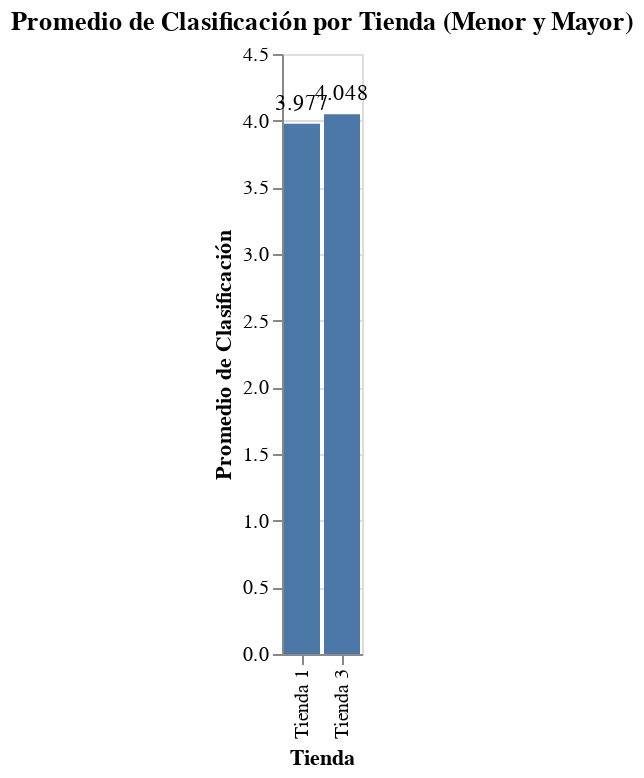

Notebook source saved alongside this figure:
### Code cell
# prompt: crear diagrama interativo, para graficar los siguientes datos, promedio de clasificacion, El menor promedio de clasificacion:  Tienda 1 con  3.976685036032217, El mayor promedio de clasificacion: Tienda 3 con 4.048325561678677, incluir en el diagrama los valores y el nombre de la tienda

!pip install altair

import altair as alt

# Data for the interactive chart
data = pd.DataFrame({
    'Tienda': ['Tienda 1', 'Tienda 3'],
    'Promedio_Clasificacion': [3.976685036032217, 4.048325561678677]
})

# Create the interactive bar chart
chart = alt.Chart(data).mark_bar().encode(
    x=alt.X('Tienda:N', title='Tienda'),
    y=alt.Y('Promedio_Clasificacion:Q', title='Promedio de Clasificación'),
    tooltip=['Tienda', 'Promedio_Clasificacion']
).properties(
    title='Promedio de Clasificación por Tienda (Menor y Mayor)'
)

# Add text labels on top of the bars
text = chart.mark_text(
    align='center',
    baseline='bottom',
    dy=-5 # Adjust vertical position of text
).encode(
    text=alt.Text('Promedio_Clasificacion:Q', format='.3f') # Format the text to 3 decimal places
)

# Combine the bar and text layers
final_chart = chart + text

# Display the chart
final_chart

### Figure 1 — Vega-Lite specification as saved in the notebook (floating-point values rounded to 4 significant figures)
{"config": {"view": {"continuousWidth": 300, "continuousHeight": 300}}, "layer": [{"mark": {"type": "bar"}, "encoding": {"tooltip": [{"field": "Tienda", "type": "nominal"}, {"field": "Promedio_Clasificacion", "type": "quantitative"}], "x": {"field": "Tienda", "title": "Tienda", "type": "nominal"}, "y": {"field": "Promedio_Clasificacion", "title": "Promedio de Clasificación", "type": "quantitative"}}, "title": "Promedio de Clasificación por Tienda (Menor y Mayor)"}, {"mark": {"type": "text", "align": "center", "baseline": "bottom", "dy": -5}, "encoding": {"text": {"field": "Promedio_Clasificacion", "format": ".3f", "type": "quantitative"}, "tooltip": [{"field": "Tienda", "type": "nominal"}, {"field": "Promedio_Clasificacion", "type": "quantitative"}], "x": {"field": "Tienda", "title": "Tienda", "type": "nominal"}, "y": {"field": "Promedio_Clasificacion", "title": "Promedio de Clasificación", "type": "quantitative"}}, "title": "Promedio de Clasificación por Tienda (Menor y Mayor)"}], "data": {"name": "data-1cc96bba0c0ae93af8570630ca52cd20"}, "$schema": "https://vega.github.io/schema/vega-lite/v5.20.1.json", "datasets": {"data-1cc96bba0c0ae93af8570630ca52cd20": [{"Tienda": "Tienda 1", "Promedio_Clasificacion": 3.977}, {"Tienda": "Tienda 3", "Promedio_Clasificacion": 4.048}]}}
